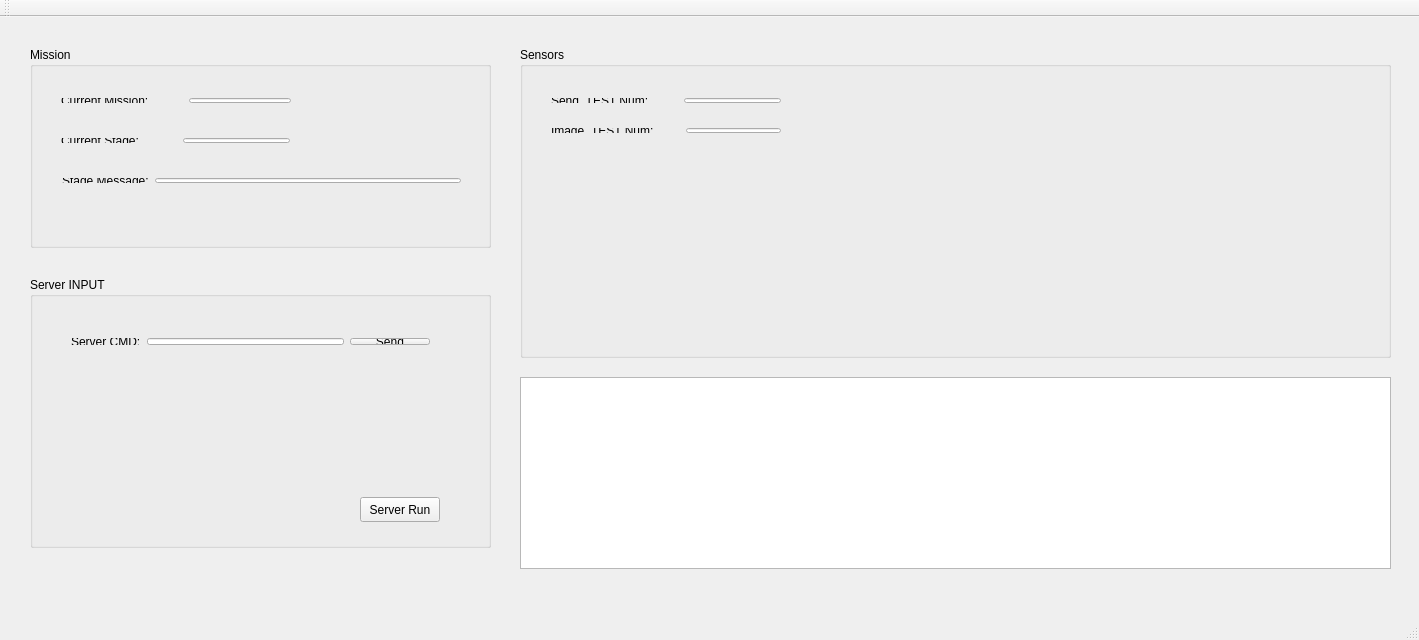
<?xml version="1.0" encoding="UTF-8"?>
<ui version="4.0">
 <class>NCStrategyMainWin</class>
 <widget class="QMainWindow" name="NCStrategyMainWin">
  <property name="geometry">
   <rect>
    <x>0</x>
    <y>0</y>
    <width>1419</width>
    <height>640</height>
   </rect>
  </property>
  <property name="windowTitle">
   <string>NCStrategyMainWin</string>
  </property>
  <widget class="QWidget" name="centralWidget">
   <widget class="QTextBrowser" name="MessagesBrowser">
    <property name="geometry">
     <rect>
      <x>520</x>
      <y>360</y>
      <width>871</width>
      <height>192</height>
     </rect>
    </property>
   </widget>
   <widget class="QGroupBox" name="SensersGroupBox">
    <property name="geometry">
     <rect>
      <x>520</x>
      <y>30</y>
      <width>871</width>
      <height>311</height>
     </rect>
    </property>
    <property name="title">
     <string>Sensors</string>
    </property>
    <widget class="QWidget" name="layoutWidget">
     <property name="geometry">
      <rect>
       <x>20</x>
       <y>70</y>
       <width>252</width>
       <height>27</height>
      </rect>
     </property>
     <layout class="QHBoxLayout" name="ImageTESTLayout">
      <item>
       <widget class="QLabel" name="ImageTESTLabel">
        <property name="text">
         <string>Image_TEST Num:</string>
        </property>
       </widget>
      </item>
      <item>
       <spacer name="horizontalSpacer_4">
        <property name="orientation">
         <enum>Qt::Horizontal</enum>
        </property>
        <property name="sizeHint" stdset="0">
         <size>
          <width>40</width>
          <height>20</height>
         </size>
        </property>
       </spacer>
      </item>
      <item>
       <widget class="QLineEdit" name="ImageTESTLineEdit"/>
      </item>
     </layout>
    </widget>
    <widget class="QWidget" name="layoutWidget">
     <property name="geometry">
      <rect>
       <x>20</x>
       <y>40</y>
       <width>252</width>
       <height>27</height>
      </rect>
     </property>
     <layout class="QHBoxLayout" name="SendTESTLayout">
      <item>
       <widget class="QLabel" name="SendTESTLabel">
        <property name="text">
         <string>Send_TEST Num:</string>
        </property>
       </widget>
      </item>
      <item>
       <spacer name="horizontalSpacer_3">
        <property name="orientation">
         <enum>Qt::Horizontal</enum>
        </property>
        <property name="sizeHint" stdset="0">
         <size>
          <width>40</width>
          <height>20</height>
         </size>
        </property>
       </spacer>
      </item>
      <item>
       <widget class="QLineEdit" name="SendTESTLineEdit"/>
      </item>
     </layout>
    </widget>
   </widget>
   <widget class="QGroupBox" name="MissionGroupBox">
    <property name="geometry">
     <rect>
      <x>30</x>
      <y>30</y>
      <width>461</width>
      <height>201</height>
     </rect>
    </property>
    <property name="title">
     <string>Mission</string>
    </property>
    <widget class="QWidget" name="layoutWidget">
     <property name="geometry">
      <rect>
       <x>20</x>
       <y>40</y>
       <width>252</width>
       <height>27</height>
      </rect>
     </property>
     <layout class="QHBoxLayout" name="CurMissionLayout">
      <item>
       <widget class="QLabel" name="CurMissionLabel">
        <property name="text">
         <string>Current Mission:</string>
        </property>
       </widget>
      </item>
      <item>
       <spacer name="horizontalSpacer">
        <property name="orientation">
         <enum>Qt::Horizontal</enum>
        </property>
        <property name="sizeHint" stdset="0">
         <size>
          <width>40</width>
          <height>20</height>
         </size>
        </property>
       </spacer>
      </item>
      <item>
       <widget class="QLineEdit" name="CurMissionLineEdit"/>
      </item>
     </layout>
    </widget>
    <widget class="QWidget" name="layoutWidget">
     <property name="geometry">
      <rect>
       <x>20</x>
       <y>80</y>
       <width>251</width>
       <height>27</height>
      </rect>
     </property>
     <layout class="QHBoxLayout" name="CurStageLayout">
      <item>
       <widget class="QLabel" name="CurStageLabel">
        <property name="text">
         <string>Current Stage:</string>
        </property>
       </widget>
      </item>
      <item>
       <spacer name="horizontalSpacer_2">
        <property name="orientation">
         <enum>Qt::Horizontal</enum>
        </property>
        <property name="sizeHint" stdset="0">
         <size>
          <width>40</width>
          <height>20</height>
         </size>
        </property>
       </spacer>
      </item>
      <item>
       <widget class="QLineEdit" name="CurStageLineEdit"/>
      </item>
     </layout>
    </widget>
    <widget class="QWidget" name="layoutWidget">
     <property name="geometry">
      <rect>
       <x>21</x>
       <y>120</y>
       <width>421</width>
       <height>27</height>
      </rect>
     </property>
     <layout class="QHBoxLayout" name="horizontalLayout">
      <item>
       <widget class="QLabel" name="StageMessageLabel">
        <property name="text">
         <string>Stage Message:</string>
        </property>
       </widget>
      </item>
      <item>
       <widget class="QLineEdit" name="StageMessageLineEdit"/>
      </item>
     </layout>
    </widget>
   </widget>
   <widget class="QGroupBox" name="ServerGroupBox">
    <property name="geometry">
     <rect>
      <x>30</x>
      <y>260</y>
      <width>461</width>
      <height>271</height>
     </rect>
    </property>
    <property name="title">
     <string>Server INPUT</string>
    </property>
    <widget class="QWidget" name="layoutWidget">
     <property name="geometry">
      <rect>
       <x>30</x>
       <y>50</y>
       <width>381</width>
       <height>29</height>
      </rect>
     </property>
     <layout class="QHBoxLayout" name="ServerCMDLayout">
      <item>
       <layout class="QHBoxLayout" name="ServerCMDLayout_2">
        <item>
         <widget class="QLabel" name="ServerCMDLabel">
          <property name="text">
           <string>Server CMD:</string>
          </property>
         </widget>
        </item>
        <item>
         <widget class="QLineEdit" name="ServerCMDLineEdit"/>
        </item>
       </layout>
      </item>
      <item>
       <widget class="QPushButton" name="ServerCMDSendButton">
        <property name="text">
         <string>Send</string>
        </property>
       </widget>
      </item>
     </layout>
    </widget>
    <widget class="QPushButton" name="ServerRunButton">
     <property name="geometry">
      <rect>
       <x>330</x>
       <y>220</y>
       <width>80</width>
       <height>25</height>
      </rect>
     </property>
     <property name="text">
      <string>Server Run</string>
     </property>
    </widget>
   </widget>
  </widget>
  <widget class="QMenuBar" name="menuBar">
   <property name="geometry">
    <rect>
     <x>0</x>
     <y>0</y>
     <width>1419</width>
     <height>22</height>
    </rect>
   </property>
  </widget>
  <widget class="QToolBar" name="mainToolBar">
   <attribute name="toolBarArea">
    <enum>TopToolBarArea</enum>
   </attribute>
   <attribute name="toolBarBreak">
    <bool>false</bool>
   </attribute>
  </widget>
  <widget class="QStatusBar" name="statusBar"/>
 </widget>
 <layoutdefault spacing="6" margin="11"/>
 <resources/>
 <connections/>
</ui>
